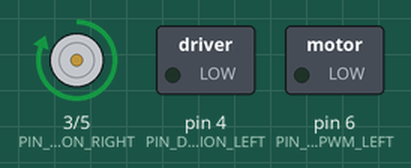
Bench run of a sketch on a simulated Arduino Uno, built with avr-gcc and run on an emulated ATmega328P. Parts: direction and speed pins drawn as motors (green arrow = direction pin HIGH = forward, orange = LOW = backward, longer = more drive), switched loads named in the sketch (green lamp = pin HIGH).

Above: at 1.0 s.
At 2.2 s:
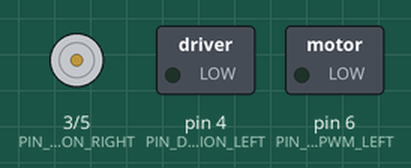
At 3.5 s:
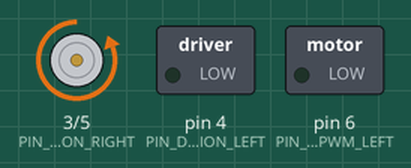
Timing chart, 0 to 6.5 s (numbered marks = the images above):
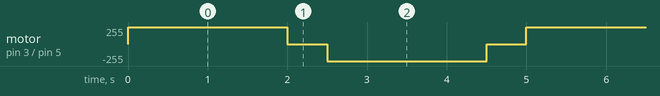

Measured:
- by itself, motor on pin 3 (PIN_DIRECTION_RIGHT) / pin 5 (PIN_MOTOR_PWM_RIGHT): repeats every 5.0 s: stopped 0.50 s, backward 255/255 2.0 s, stopped 0.50 s, forward 255/255 2.0 s

The sketch:

right_motors_rotate.ino
```cpp
#define PIN_DIRECTION_RIGHT 3
#define PIN_DIRECTION_LEFT  4
#define PIN_MOTOR_PWM_RIGHT 5
#define PIN_MOTOR_PWM_LEFT  6

void setup() {
  // Setting pins as outputs
  pinMode(PIN_DIRECTION_LEFT, OUTPUT);
  pinMode(PIN_MOTOR_PWM_LEFT, OUTPUT);
  pinMode(PIN_DIRECTION_RIGHT, OUTPUT);
  pinMode(PIN_MOTOR_PWM_RIGHT, OUTPUT);
}

void loop() {
  // Start right motors forward
  rotateMotor(PIN_DIRECTION_RIGHT, PIN_MOTOR_PWM_RIGHT, HIGH, 255);
  delay(2000);
  stopMotor(PIN_MOTOR_PWM_RIGHT);
  delay(500);

  // Start right motors backward
  rotateMotor(PIN_DIRECTION_RIGHT, PIN_MOTOR_PWM_RIGHT, LOW, 255);
  delay(2000);
  stopMotor(PIN_MOTOR_PWM_RIGHT);
  delay(500);
}

// Function to rotate the motor
void rotateMotor(int pinDirection, int pinPWM, int direction, int speed) {
  digitalWrite(pinDirection, direction);
  analogWrite(pinPWM, speed);
}

// Function to stop the motor
void stopMotor(int pinPWM) {
  analogWrite(pinPWM, 0);
}
```
